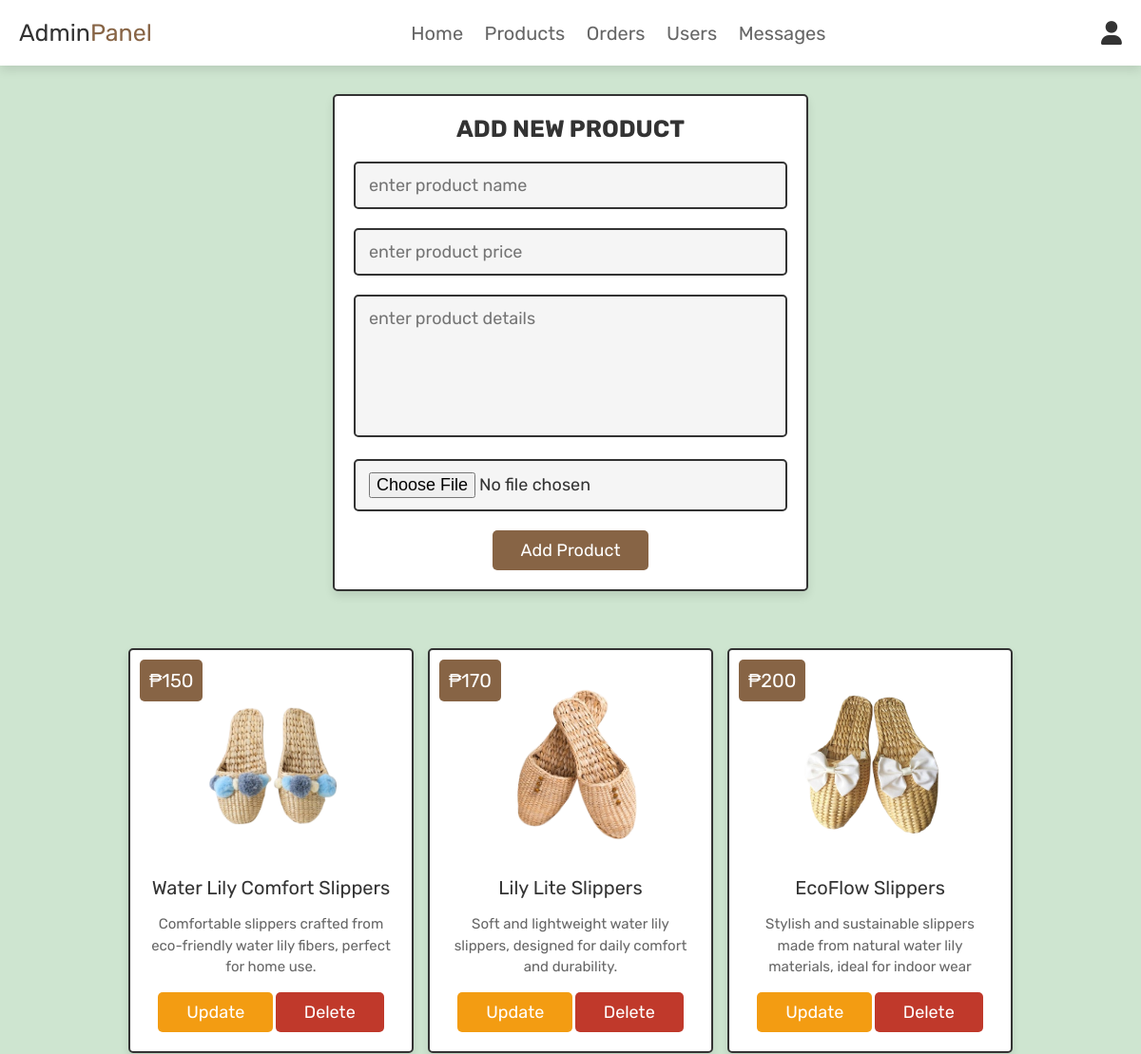
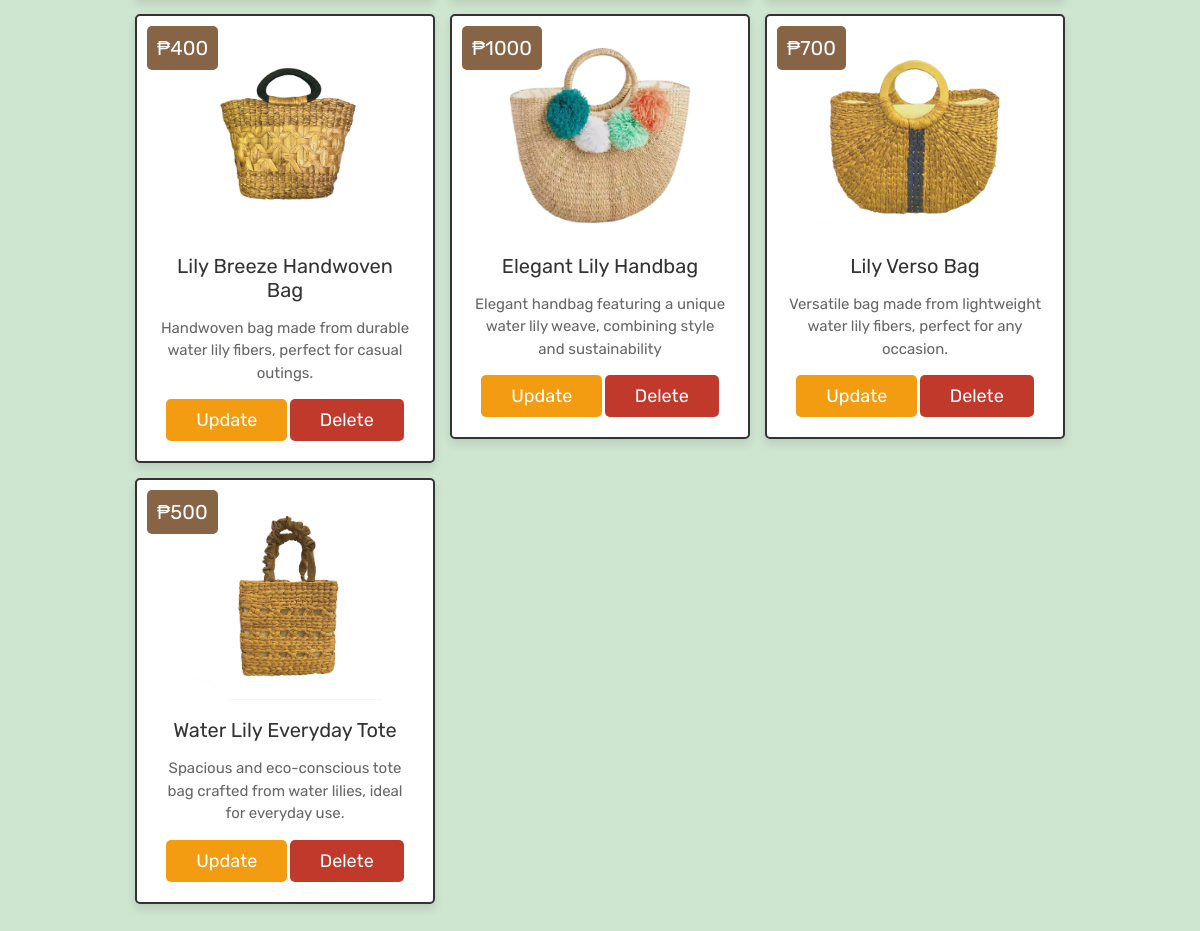
The page /admin_products.php (signed in) on the database its author committed (2 pictures, top to bottom).
### tables this page shows
CREATE TABLE IF NOT EXISTS `products` (
  `id` int NOT NULL AUTO_INCREMENT,
  `name` varchar(100) NOT NULL,
  `details` varchar(500) NOT NULL,
  `price` int NOT NULL,
  `image` varchar(100) NOT NULL,
  PRIMARY KEY (`id`)
);

### admin_products.php (the view, shortened to what this page needs)
<?php
@include 'config.php';
?>
<!DOCTYPE html>
<html lang="en">
<head>
   <link rel="stylesheet" href="https://cdnjs.cloudflare.com/ajax/libs/font-awesome/6.0.0/css/all.min.css">
   <link rel="stylesheet" href="css/admin_style.css">
</head>
<body>
<?php @include 'admin_header.php'; ?>
<section class="add-products">
   <form action="" method="POST" enctype="multipart/form-data">
      <h3>add new product</h3>
      <input type="text" class="box" required placeholder="enter product name" name="name">
      <input type="number" min="0" class="box" required placeholder="enter product price" name="price">
      <textarea name="details" class="box" required placeholder="enter product details" cols="30" rows="10"></textarea>
      <input type="file" accept="image/jpg, image/jpeg, image/png" required class="box" name="image">
      <input type="submit" value="add product" name="add_product" class="btn">
   </form>
</section>
<section class="show-products">
   <div class="box-container">
      <?php
         $select_products = mysqli_query($conn, "SELECT * FROM `products`") or die('query failed');
         if(mysqli_num_rows($select_products) > 0){
            while($fetch_products = mysqli_fetch_assoc($select_products)){
      ?>
      <div class="box">
         <div class="price">&#8369;<?php echo $fetch_products['price']; ?></div>
         <img class="image" src="uploaded_img/<?php echo $fetch_products['image']; ?>" alt="">
         <div class="name"><?php echo $fetch_products['name']; ?></div>
         <div class="details"><?php echo $fetch_products['details']; ?></div>
         <a href="admin_update_product.php?update=<?php echo $fetch_products['id']; ?>" class="option-btn">update</a>
         <a href="admin_products.php?delete=<?php echo $fetch_products['id']; ?>" class="delete-btn" onclick="return confirm('delete this product?');">delete</a>
      </div>
      <?php
         }
      }else{
         echo '<p class="empty">no products added yet!</p>';
      }
      ?>
   </div>
</section>
</body>
</html>

### admin_header.php (shortened to what this page needs)
<header class="header">
   <div class="flex">
      <a href="admin_page.php" class="logo">Admin<span>Panel</span></a>
      <nav class="navbar">
         <a href="admin_page.php">Home</a>
         <a href="admin_products.php">Products</a>
         <a href="admin_orders.php">Orders</a>
         <a href="admin_users.php">Users</a>
         <a href="admin_contacts.php">Messages</a>
      </nav>
      <div class="icons">
         <div id="user-btn" class="fas fa-user"></div>
      </div>
   </div>
</header>

### css/admin_style.css (style rules this page uses)
:root { --pink:#876445; --red:#c0392b; --orange:#f39c12; --black: #333; --white:#fff; --light-color:#666; --light-white:#ccc; --light-bg:#f5f5f5; --border:.2rem solid var(--black); --box-shadow:0 .5rem 1rem rgba(0,0,0,.1); }
* { font-family: 'Rubik', sans-serif; margin:0; padding:0; box-sizing: border-box; border:none; text-decoration: none; transition:all .2s linear; }
html { font-size: 62.5%; overflow-x: hidden; scroll-behavior: smooth; scroll-padding-top: 6.5rem; }
body { background-color: #CEE5D0; }
section { padding:3rem 2rem; }
.btn, .delete-btn, .option-btn { display: inline-block; border-radius: .5rem; margin-top: 1rem; font-size: 1.8rem; color:var(--white); cursor: pointer; padding:1rem 3rem; text-transform: capitalize; }
.btn { background-color: var(--pink); }
.delete-btn { background-color: var(--red); }
.option-btn { background-color: var(--orange); }
.header { position: sticky; top:0; left:0; right:0; z-index: 1000; background-color: var(--white); box-shadow: var(--box-shadow); }
.header .flex { display: flex; align-items: center; justify-content: space-between; padding:2rem; max-width: 1200px; margin:0 auto; position: relative; }
.header .flex .icons div { font-size: 2.5rem; margin-left: 1.7rem; cursor: pointer; color:var(--black); }
.header .flex .navbar a { margin:0 1rem; font-size: 2rem; color:var(--light-color); }
.header .flex .logo { font-size: 2.5rem; color:var(--black); }
.header .flex .logo span { color: #876445; }
.add-products form { max-width: 50rem; border-radius: .5rem; background-color: var(--white); border:var(--border); padding:2rem; text-align: center; margin:0 auto; box-shadow: var(--box-shadow); }
.add-products form h3 { font-size: 2.5rem; text-transform: uppercase; color:var(--black); margin-bottom: 1rem; }
.add-products form .box { width: 100%; margin:1rem 0; font-size: 1.8rem; color:var(--black); border-radius: .5rem; background-color: var(--light-bg); padding:1.2rem 1.4rem; border:var(--border); }
.add-products form textarea { height: 15rem; resize: none; }
.show-products .box-container { display: grid; grid-template-columns: repeat(auto-fit, 30rem); gap:1.5rem; align-items: flex-start; max-width: 1200px; margin: 0 auto; justify-content: center; }
.show-products .box-container .box { text-align: center; padding:2rem; border:var(--border); background-color: var(--white); box-shadow: var(--box-shadow); border-radius: .5rem; position: relative; }
.show-products .box-container .box .image { height: 20rem; margin-bottom: .5rem; }
.show-products .box-container .box .price { background-color: var(--pink); position: absolute; top:1rem; left:1rem; border-radius: .5rem; color:var(--white); padding:1rem; font-size: 2rem; }
.show-products .box-container .box .name { margin:1rem 0; font-size: 2rem; color:var(--black); }
.show-products .box-container .box .details { line-height: 1.5; color:var(--light-color); font-size: 1.5rem; padding:.5rem 0; }

### rows shown on the page
products: price "150", image (picture), name "Water Lily Comfort Slippers", details "Comfortable slippers crafted from eco-friendly water lily fibers, perfect for home use."
products: price "170", image (picture), name "Lily Lite Slippers", details "Soft and lightweight water lily slippers, designed for daily comfort and durability."
products: price "200", image (picture), name "EcoFlow Slippers", details "Stylish and sustainable slippers made from natural water lily materials, ideal for indoor wear"
products: price "400", image (picture), name "Lily Breeze Handwoven Bag", details "Handwoven bag made from durable water lily fibers, perfect for casual outings."
products: price "1000", image (picture), name "Elegant Lily Handbag", details "Elegant handbag featuring a unique water lily weave, combining style and sustainability"
products: price "700", image (picture), name "Lily Verso Bag", details "Versatile bag made from lightweight water lily fibers, perfect for any occasion."
products: price "500", image (picture), name "Water Lily Everyday Tote", details "Spacious and eco-conscious tote bag crafted from water lilies, ideal for everyday use."
